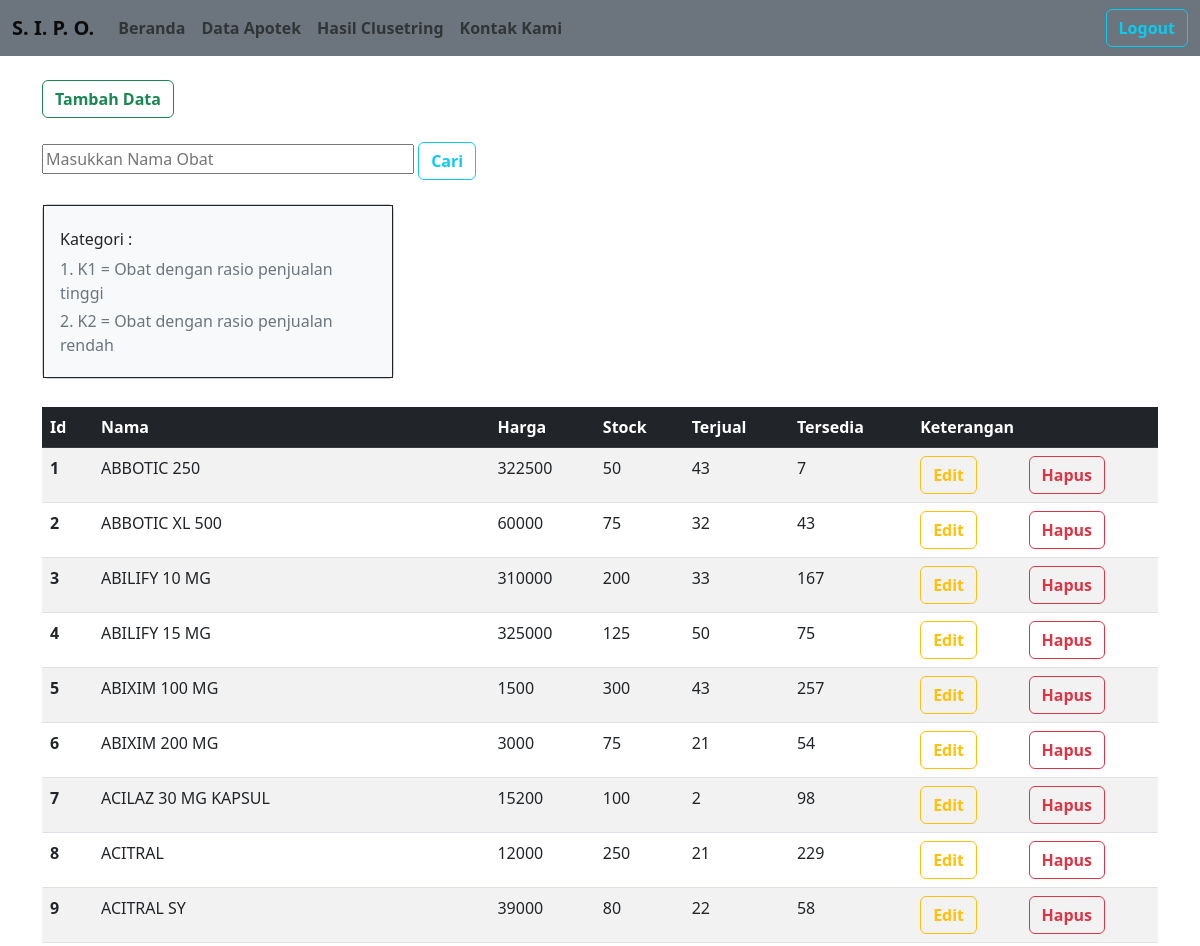
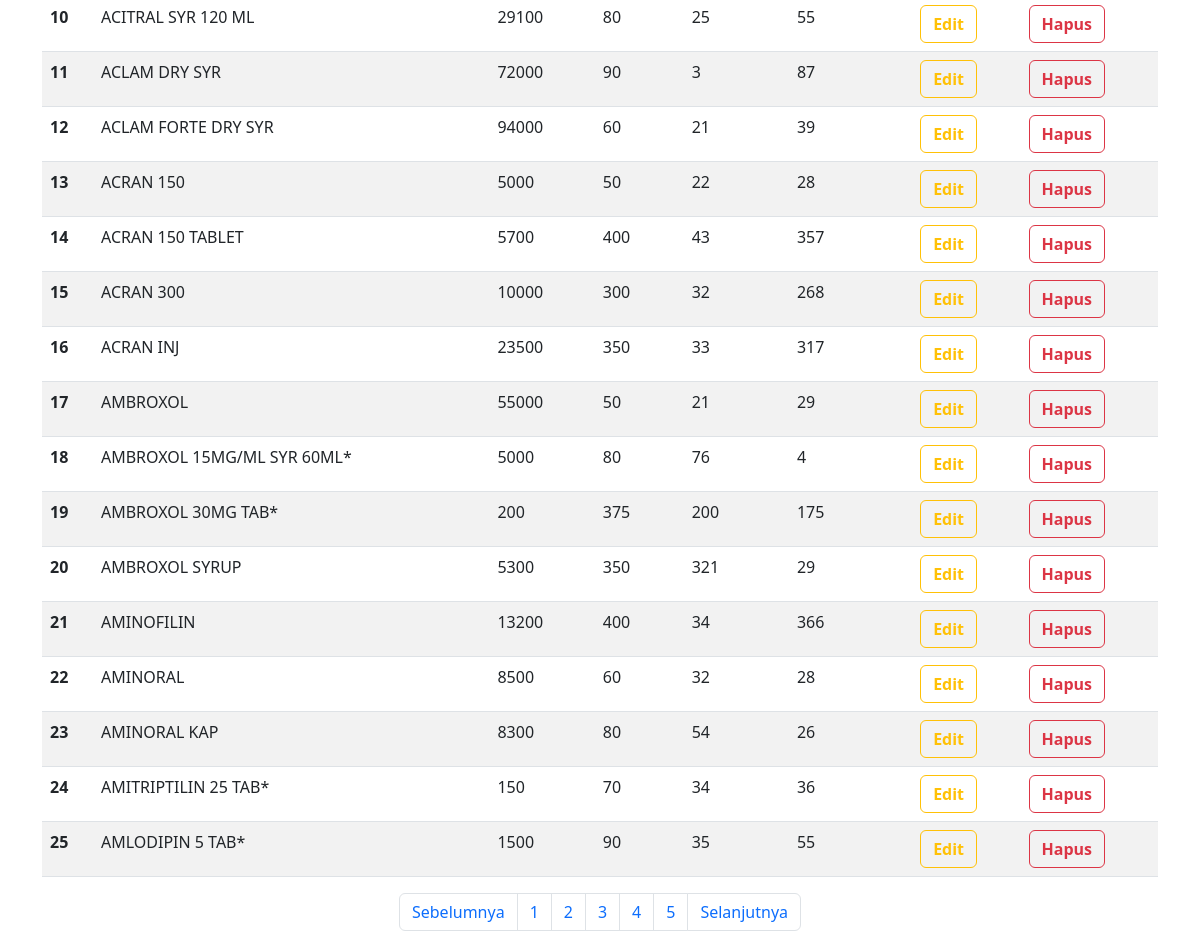
Screenshot of /berhasil_login.php?page=data_obat&id_apotek=1 (signed in) with the database file from the repository (2 pictures, top to bottom).
### tables this page shows
CREATE TABLE `tb_obat` (
  `id` int(10) NOT NULL,
  `id_apotek` int(10) NOT NULL,
  `nama` varchar(50) NOT NULL,
  `harga` int(20) NOT NULL,
  `stock` int(10) NOT NULL,
  `terjual` int(10) NOT NULL,
  `tersedia` int(10) NOT NULL,
  `kategori` varchar(20) NOT NULL
);

### halaman/data_obat.php (the view, shortened to what this page needs)
<div class="halaman">
    <br>
    <button type="button" class="btn btn-outline-success mb-4" data-bs-toggle="modal" data-bs-target="#modalTambahObat">
        <b>Tambah Data</b>
    </button>
    <form action="" method="POST">
        <input type="text" name="keyword" class="col-4" placeholder="Masukkan Nama Obat" autocomplete="off">
        <button type="submit" name="cari" class="btn btn-outline-info"><b>Cari</b></button>
    </form>
    <br>
    <div class="card bg-light mb-1" style="width: 22rem;">
        <div class="card-body text-start border border-dark">
            <h6 class="my-2">Kategori :</h6>
            <p class="text-muted mb-1">1. K1 = Obat dengan rasio penjualan tinggi</p>
            <p class="text-muted mb-1">2. K2 = Obat dengan rasio penjualan rendah</p>
        </div>
    </div>
    <br>
    <table class="table table-striped">
        <thead class="table-dark">
            <tr>
                <th scope="col">Id</th>
                <th scope="col">Nama</th>
                <th scope="col">Harga</th>
                <th scope="col">Stock</th>
                <th scope="col">Terjual</th>
                <th scope="col">Tersedia</th>
                <th scope="col" colspan="3">Keterangan</th>
            </tr>
        </thead>
        <tbody>
            <?php
            foreach ($data_obat as $dataObat) :
            ?>
                <tr>
                    <th scope="row"><?php echo $dataObat["id"] ?></th>
                    <td><?php echo $dataObat["nama"]; ?></td>
                    <td><?php echo $dataObat["harga"]; ?></td>
                    <td><?php echo $dataObat["stock"]; ?></td>
                    <td><?php echo $dataObat["terjual"]; ?></td>
                    <td><?php echo $dataObat["tersedia"]; ?></td>
                    <td>
                        <button type="button" class="btn btn-outline-warning" data-bs-toggle="modal" data-bs-target="#modalEditObat<?= $dataObat['id']; ?>"><b>Edit</b></button>
                    </td>
                    <td>
                        <button type="button" class="btn btn-outline-danger" data-bs-toggle="modal" data-bs-target="#modalHapusObat<?= $dataObat['id']; ?>"><b>Hapus</b></button>
                    </td>
                </tr>
            <?php
            endforeach;
            ?>
        </tbody>
    </table>
    <nav aria-label="Page navigation example">
        <ul class="pagination justify-content-center">
            <li class="page-item"><a class="page-link" >Sebelumnya</a></li>
            <?php for ($i = 1; $i <= $banyakHalaman; $i++) : ?>
                <?php if ($i < 6) : ?>
                    <li class="page-item">
                        <a class="page-link" href="berhasil_login_user.php?page=data_obat_user&id_apotek=<?php echo $id_apotek; ?>&halaman=<?php echo $halamanAktif + $i - 1; ?>"><?php echo $halamanAktif + $i - 1; ?></a>
                    </li>
                <?php endif; ?>
            <?php endfor; ?>
            <li class="page-item"><a class="page-link" <?php if ($halamanAktif < $banyakHalaman) : ?>href="berhasil_login_user.php?page=data_obat_user&id_apotek=<?php echo $id_apotek; ?>&halaman=<?php echo $halamanAktif + 1; ?>" <?php endif ?>>Selanjutnya</a></li>
        </ul>
    </nav>

### berhasil_login.php (shortened to what this page needs)
<?php
include 'config.php';
$sql = "SELECT * FROM tb_apotek";
$id_apotek = 0;
if (isset($_GET['id_apotek'])) {
	$id_apotek = $_GET['id_apotek'];
}
$banyakDataPerHalaman = 25;
if (isset($_GET['halaman'])) {
	$halamanAktif = $_GET['halaman'];
} else {
	$halamanAktif = 1;
}
$dataAwal = ($halamanAktif > 1) ? ($halamanAktif * $banyakDataPerHalaman) - $banyakDataPerHalaman : 0;
$banyakData = mysqli_num_rows(mysqli_query($conn, "SELECT * FROM tb_obat WHERE id_apotek = $id_apotek"));
$banyakHalaman = ceil($banyakData / $banyakDataPerHalaman);
if (isset($_POST['cari'])) {
	$keyword = trim($_POST['keyword']);
	$id_apotek = $_POST['id_apotek'];
	$sql = "SELECT * FROM tb_obat WHERE nama LIKE '%$keyword%' AND id_apotek =  $id_apotek  LIMIT $dataAwal, $banyakDataPerHalaman";
} else {
	$sql = "SELECT * FROM tb_obat WHERE id_apotek = $id_apotek LIMIT $dataAwal, $banyakDataPerHalaman";
}
$data_obat = array();
$result = mysqli_query($conn, $sql);
while ($dataObat =  mysqli_fetch_array($result)) {
	$data_obat[] = $dataObat;
}
?>
<!DOCTYPE html>
<html lang="en">
<head>
	<link rel="stylesheet" href="https://stackpath.bootstrapcdn.com/font-awesome/4.7.0/css/font-awesome.min.css">
	<link href="https://cdn.jsdelivr.net/npm/bootstrap@5.2.0-beta1/dist/css/bootstrap.min.css" rel="stylesheet">
</head>
<body>
	<div class="content">
		<nav class="navbar navbar-expand-lg bg-secondary">
			<div class="container-fluid">
				<a class="navbar-brand" href="#"><b>S. I. P. O.</b></a>
				<div class="collapse navbar-collapse" id="navbarCollapse">
					<ul class="navbar-nav ">
						<li class="nav-item">
							<a class="nav-link" aria-current="page" href="berhasil_login.php?page=beranda"><b>Beranda</b></a>
						</li>
						<li class="nav-item">
							<a class="nav-link" href="berhasil_login.php?page=data_apotek"><b>Data Apotek</b></a>
						</li>
						<li class="nav-item">
							<a class="nav-link" href=""><b>Hasil Clusetring</b></a>
						</li>
						<li class="nav-item">
							<a class="nav-link" href="berhasil_login.php?page=kontak_kami"><b>Kontak Kami</b></a>
						</li>
					</ul>
				</div>
				<a href="logout.php" class="btn btn-outline-info" role="button" aria-disabled="true"><b>Logout</b></a>
			</div>
		</nav>
	</div>
	<div class="container">
		<?php
		if (isset($_GET['page'])) {
			$page = $_GET['page'];
			switch ($page) {
				case 'data_obat':
					include "halaman/data_obat.php";
					break;
			}
		} else {
			include "halaman/beranda.php";
		}
		?>
	</div>
</body>
</html>

### rows the page displays
tb_obat: id "1", nama "ABBOTIC 250", harga "322500", stock "50", terjual "43", tersedia "7"
tb_obat: id "2", nama "ABBOTIC XL 500", harga "60000", stock "75", terjual "32", tersedia "43"
tb_obat: id "3", nama "ABILIFY 10 MG", harga "310000", stock "200", terjual "33", tersedia "167"
tb_obat: id "4", nama "ABILIFY 15 MG", harga "325000", stock "125", terjual "50", tersedia "75"
tb_obat: id "5", nama "ABIXIM 100 MG", harga "1500", stock "300", terjual "43", tersedia "257"
tb_obat: id "6", nama "ABIXIM 200 MG", harga "3000", stock "75", terjual "21", tersedia "54"
tb_obat: id "7", nama "ACILAZ 30 MG KAPSUL", harga "15200", stock "100", terjual "2", tersedia "98"
tb_obat: id "8", nama "ACITRAL", harga "12000", stock "250", terjual "21", tersedia "229"
tb_obat: id "9", nama "ACITRAL SY", harga "39000", stock "80", terjual "22", tersedia "58"
tb_obat: id "10", nama "ACITRAL SYR 120 ML", harga "29100", stock "80", terjual "25", tersedia "55"
tb_obat: id "11", nama "ACLAM DRY SYR", harga "72000", stock "90", terjual "3", tersedia "87"
tb_obat: id "12", nama "ACLAM FORTE DRY SYR", harga "94000", stock "60", terjual "21", tersedia "39"
tb_obat: id "13", nama "ACRAN 150", harga "5000", stock "50", terjual "22", tersedia "28"
tb_obat: id "14", nama "ACRAN 150 TABLET", harga "5700", stock "400", terjual "43", tersedia "357"
tb_obat: id "15", nama "ACRAN 300", harga "10000", stock "300", terjual "32", tersedia "268"
tb_obat: id "16", nama "ACRAN INJ", harga "23500", stock "350", terjual "33", tersedia "317"
tb_obat: id "17", nama "AMBROXOL", harga "55000", stock "50", terjual "21", tersedia "29"
tb_obat: id "18", nama "AMBROXOL 15MG/ML SYR 60ML*", harga "5000", stock "80", terjual "76", tersedia "4"
tb_obat: id "19", nama "AMBROXOL 30MG TAB*", harga "200", stock "375", terjual "200", tersedia "175"
tb_obat: id "20", nama "AMBROXOL SYRUP", harga "5300", stock "350", terjual "321", tersedia "29"
tb_obat: id "21", nama "AMINOFILIN", harga "13200", stock "400", terjual "34", tersedia "366"
tb_obat: id "22", nama "AMINORAL", harga "8500", stock "60", terjual "32", tersedia "28"
tb_obat: id "23", nama "AMINORAL KAP", harga "8300", stock "80", terjual "54", tersedia "26"
tb_obat: id "24", nama "AMITRIPTILIN 25 TAB*", harga "150", stock "70", terjual "34", tersedia "36"
tb_obat: id "25", nama "AMLODIPIN 5 TAB*", harga "1500", stock "90", terjual "35", tersedia "55"

### other values shown
$halamanAktif + $i - 1 "1"
$halamanAktif + $i - 1 "2"
$halamanAktif + $i - 1 "3"
$halamanAktif + $i - 1 "4"
$halamanAktif + $i - 1 "5"
